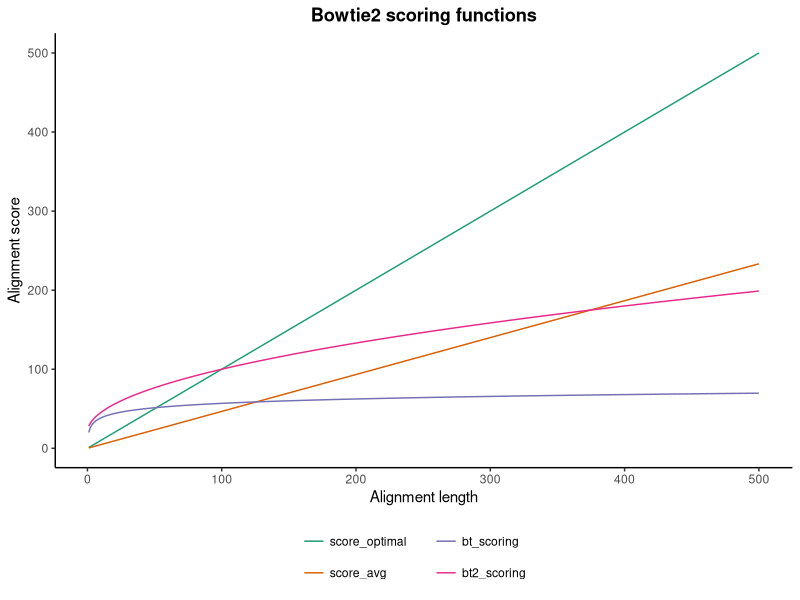

The R script that drew this image:
#!/usr/bin/env Rscript

# libraries
suppressPackageStartupMessages({
  library(ggplot2)
  library(reshape2)
})

# constants
match <- 1
mismatch <- 1
gap <- 6
extend <- 1
error_rate <- 0.1

# functions
score_optimal <- function(x) {
  x * match
}
score_avg <- function(x) {
  x * ((1 - error_rate) * match -
    error_rate / 3 * mismatch -
    error_rate / 3 * gap * 2)
}
bt_scoring <- function(x) {
  20 + 8 * log(x)
}
bt2_scoring <- function(x) {
  20 + 8 * sqrt(x)
}

# apply functions
df <- data.frame(x = 1 : 500)
df$score_optimal <- score_optimal(df$x)
df$score_avg <- score_avg(df$x)
df$bt_scoring <- bt_scoring(df$x)
df$bt2_scoring <- bt2_scoring(df$x)

# plotting
df.melted <- melt(df, id.vars = "x")
score_plot <- ggplot(df.melted, aes(x = x, y = value, color = variable)) +
  geom_line() +
  xlab("Alignment length") +
  ylab("Alignment score") +
  ggtitle("Bowtie2 scoring functions") +
  scale_color_brewer(palette = "Dark2") +
  theme_classic() +
  theme(
    plot.title = element_text(hjust = 0.5, face = "bold"),
    legend.position = "bottom",
    legend.title = element_blank(),
    legend.text = element_text(margin = margin(r = 0.5, l = 0.1, unit = "cm"))
  ) +
  guides(colour = guide_legend(nrow = 2))
score_plot
